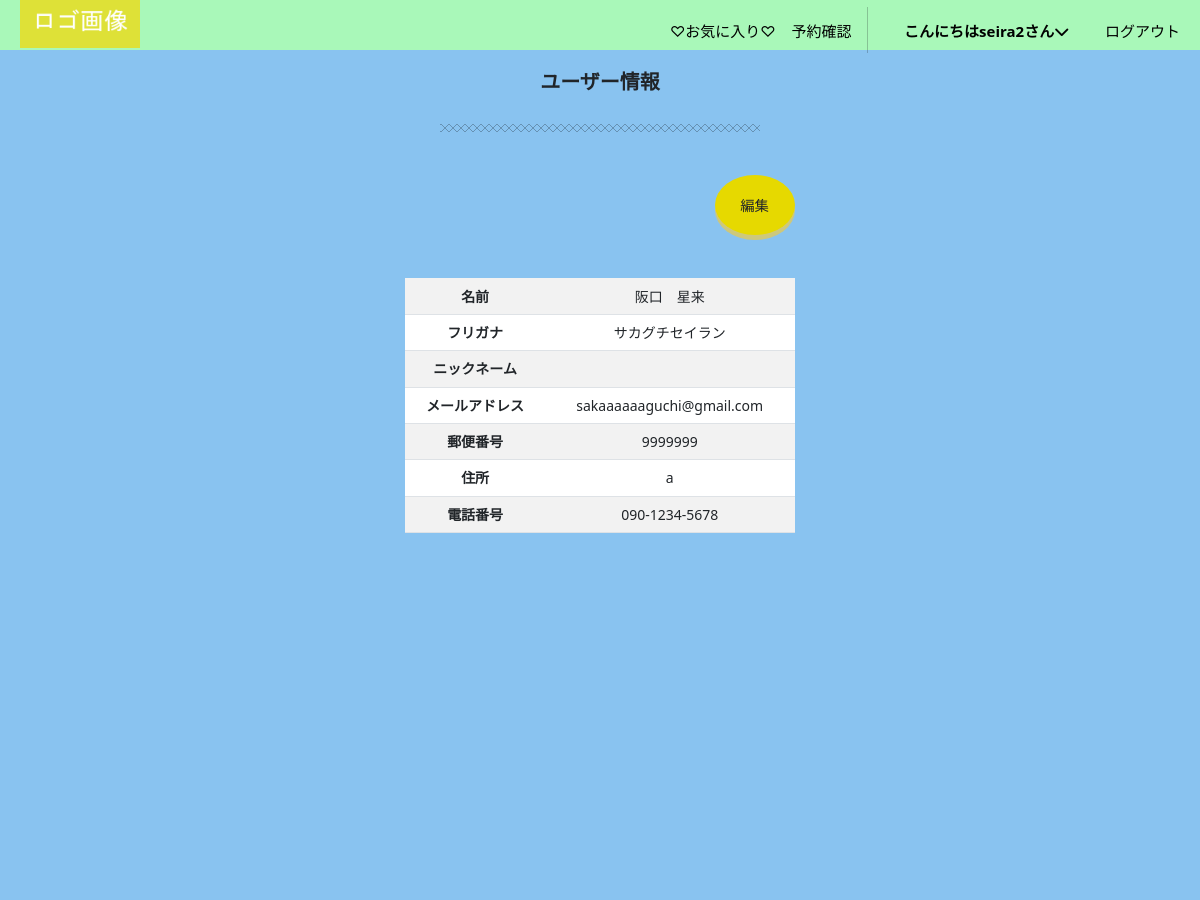
/profile/ (signed in, upper part), run on an earlier commit of the app's database.
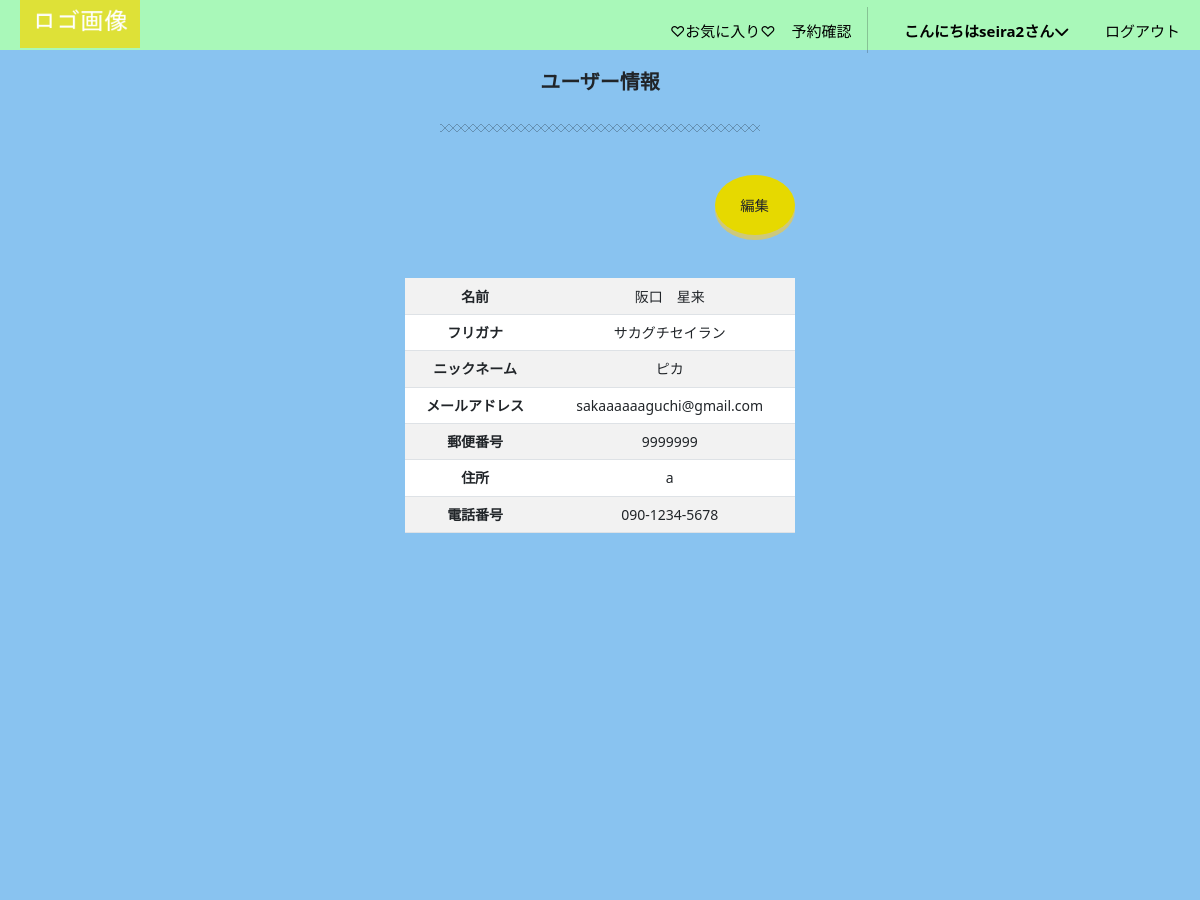
And on a later commit of the database.
### accounts/models.py (models this page shows)
class CustomUser(AbstractUser):
    email =models.EmailField(verbose_name='メールアドレス', unique=True, blank=False, null=False, default='') #unique:そのフィールドに保存される値がデータベース内で一意である必要がある(重複を許さない)
    full_name = models.CharField(verbose_name='名前', max_length=30, blank=False, null=False, default='')
    furigana = models.CharField(validators=[katakana_regex], verbose_name='フリガナ*スペースなし', max_length=30, blank=False, null=False, default='')
    handle = models.CharField(verbose_name='ニックネーム',max_length=50,default='',blank=False, null=False)
    postal_code = models.CharField(validators=[postal_code_regex], max_length=7, verbose_name='郵便番号*ハイフンなし', blank=False, null=False, default='')
    address = models.CharField(verbose_name='住所',max_length=50,blank=False, null=False, default='')
    phone_number = models.CharField(verbose_name='電話番号（例: 090-1234-5678）', max_length=20, validators=[phone_number_regex],blank=False, null=False, default='')
    class Meta:
        verbose_name_plural = 'CustomUser'

### gourmet/views.py (the view)
# urls.py: path('profile/',views.ProFileView.as_view(),name='profile'),
class ProFileView(LoginRequiredMixin,UpdateView):
    model = CustomUser
    template_name = 'profile.html'
    form_class = ProfileForm
    success_url = reverse_lazy('gourmet:profile')
    def get_object(self):
        return self.request.user

### gourmet/context_processors.py (called while the page is built)
def member_status(request):
    if request.user.is_authenticated:
        from gourmet.models import Member
        is_member = Member.objects.filter(user=request.user).exists()
        return {'is_member': is_member}
    return {'is_member': False}

### gourmet/templates/profile.html (shortened to what this page needs)
{% extends 'base.html' %}
{% load static %}
{% block active-effe3 %}active{% endblock %}
{% block contents %}
<div class="a_detail">
    <div class="store-h1">
        <h1>ユーザー情報</h1>
    </div>
    <hr class="hr1 mb-5">
    <div class="row justify-content-center">
        <div class="col-md-6">
            <div class="d-flex justify-content-end mb-5">
                <a href="{% url 'gourmet:profile_update' object.pk %}" class="btn btn--circle" type="submit">編集</a>
            </div>
            <table class="table table-striped">
                <tr>
                    <th>名前</th> <td>{{user.full_name}}</td>
                </tr>
                <tr>
                    <th>フリガナ</th> <td>{{user.furigana}}</td>
                </tr>
                <tr>
                    <th>ニックネーム</th> <td>{{user.handle}}</td>
                </tr>
                <tr>
                    <th>メールアドレス</th> <td>{{user.email}}</td>
                </tr>
                <tr>
                    <th>郵便番号</th> <td>{{user.postal_code}}</td>
                </tr>
                <tr>
                    <th>住所</th> <td>{{user.address}}</td>
                </tr>
                <tr>
                    <th>電話番号</th> <td>{{user.phone_number}}</td>
                </tr>
            </table>
        </div>
    </div>
</div>
{% endblock %}

### gourmet/templates/base.html (shortened to what this page needs)
{% load static %}
<!DOCTYPE html>
<html lang="ja">
<head>
    <link rel="stylesheet" type="text/css" href="{% static 'css/mystyle.css' %}">
    <link href="https://cdn.jsdelivr.net/npm/bootstrap@5.3.0-alpha3/dist/css/bootstrap.min.css" rel="stylesheet">
    <link rel="stylesheet" type="text/css" href="https://unpkg.com/swiper@8/swiper.min.css">
    <link href="https://cdn.jsdelivr.net/npm/bootstrap-icons/font/bootstrap-icons.css" rel="stylesheet">
    <link rel="stylesheet" href="https://cdn.jsdelivr.net/npm/destyle.css@3.0.2/destyle.min.css">
</head>
<body>
    <div>
        <header class="header">
            <div class="header__inner">
              <h1 class="header__title header-title">
                <a href="{% url 'gourmet:top'%}">
                  <img src="{% static 'images/logo.png' %}" alt="ロゴ画像">
                </a>
              </h1>
              <nav class="header__nav nav" id="js-nav">
                <ul class="nav__items nav-items">
                  {% if user.is_authenticated %}
                    <li class="nav-items__item nav-active {% block active-effe %}{% endblock %}"><a href="{% url 'gourmet:like_list'%}">♡お気に入り♡</a></li>
                    <li class="nav-items__item nav-active {% block active-effe2 %}{% endblock %}"><a href="{%url 'gourmet:reserve_list'%}">予約確認</a></li>
                    <li class="nav-items__item" id="menu__item">
                      <a href="{% url 'gourmet:profile' %}" class="menu__link nav-active {% block active-effe3 %}{% endblock %}">こんにちは{{ user.username }}さん<i class="fa-solid fa-chevron-down"></i></a>
                    </li>
                    <li class="nav-items__item"><a href="{% url 'account_logout'%}">ログアウト</a></li>
                  {% endif %}
                  </ul>
              </nav>
            </div>
      </header>
        <main>
          <div class="main">
            {% block contents %}{% endblock %}
          </div>
        </main>
      </div>
</body>
</html>

What changed in the data, as far as the page shows it:
changed CustomUser "seira2": handle (not shown) → "ピカ"
